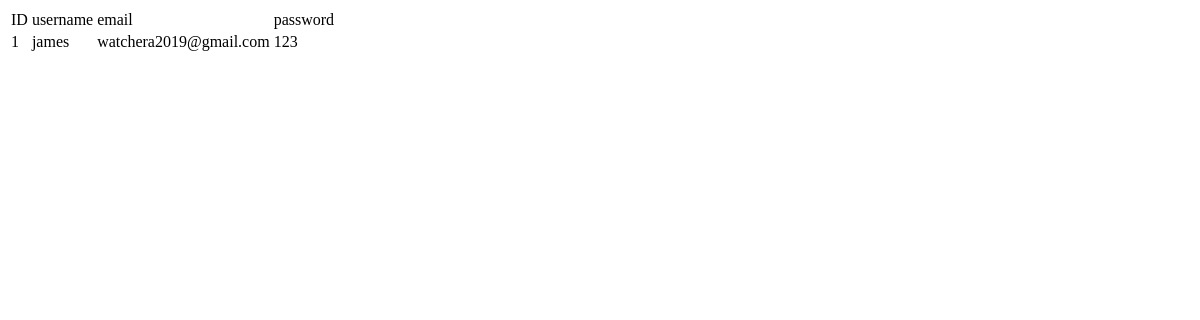
Before: /viewUser with the older database file.
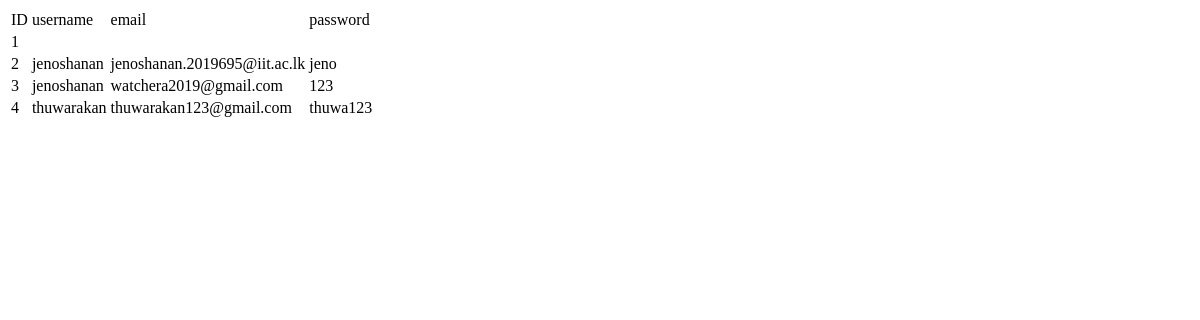
After: the same page with the newer database file.
### tables this page shows
CREATE TABLE Admin (id INTEGER PRIMARY KEY AUTOINCREMENT, username TEXT NOT NULL, email TEXT UNIQUE NOT NULL, password TEXT UNIQUE NOT NULL);

### watcher.py (the view)
@app.route("/viewUser")
def viewUser():
    con = sqlite3.connect("admin.db")
    con.row_factory = sqlite3.Row
    cur = con.cursor()
    cur.execute("select * from Admin")
    rows = cur.fetchall()
    return render_template("viewUser.html",rows=rows)

### templates/viewUser.html (shortened to what this page needs)
<!DOCTYPE html>
<html lang="en">
<head>
</head>
<body>
    <table>
        <thead>
          <td>ID</td>
          <td>username</td>
          <td>email</td>
          <td>password</td>
        </thead>
        {% for row in rows %}
        <tr>
         <td>{{row["id"]}}</td>
          <td>{{row["username"]}}</td>
          <td>{{row["email"]}}</td>
          <td>{{row["password"]}}</td>
        </tr>
        {% endfor %}
</body>
</html>

Changed rows visible on the page:
changed Admin id 1: username "james" → (not shown); email "watchera2019@gmail.com" → (not shown); password "123" → (not shown)
added Admin: id "2", username "jenoshanan", email "jenoshanan.2019695@iit.ac.lk", password "jeno"
added Admin: id "3", username "jenoshanan", email "watchera2019@gmail.com", password "123"
added Admin: id "4", username "thuwarakan", email "thuwarakan123@gmail.com", password "thuwa123"
